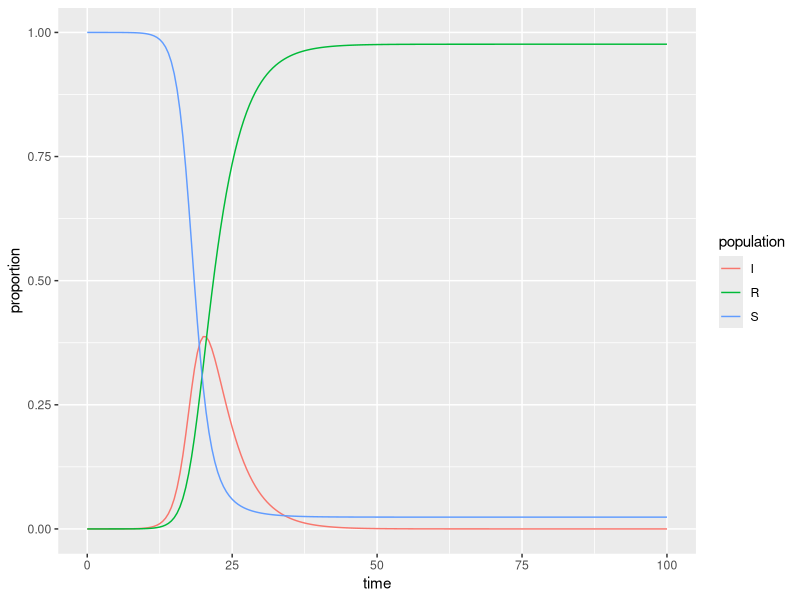

Write the R code that produced this figure.
## ---- chunk 1
#| message: false
#| warning: false
library(tidyverse)
library(deSolve)
## ---- chunk 2
# Proportion in each compartment: Susceptible 0.999999, Infected 0.000001, Recovered 0 (these are directly from the example linked above) ----
init <- c(S = 1-1e-6, I = 1e-6, R = 0.0)

# beta: infection parameter; gamma: recovery parameter ----
parameters <- c(beta = 1, gamma =  0.261)

# time frame ----
times <- seq(0, 100, by = 0.5)
## ---- chunk 3
# Build the function with all ----
sir <- function(time, init, parameters) {

  with(as.list(c(init, parameters)), {
    dS <- -beta * S * I
    dI <-  beta * S * I - gamma * I
    dR <-  gamma * I
    
    return(list(c(dS, dI, dR)))
    
  })
  
}
## ---- chunk 4
# Solve using `deSolve::ode()` ----
approximation <- ode(y = init, times = times, func = sir, parms = parameters)
## ---- chunk 5
# Get output into a data frame ----
approx_df <- as.data.frame(approximation)

# Pivot longer so R will do the work for us ----
approx_long <- approx_df %>% 
  pivot_longer(cols = S:R, names_to = "population", values_to = "proportion")
## ---- chunk 6
ggplot(data = approx_long, aes(x = time, y = proportion)) +
  geom_line(aes(color = population))
